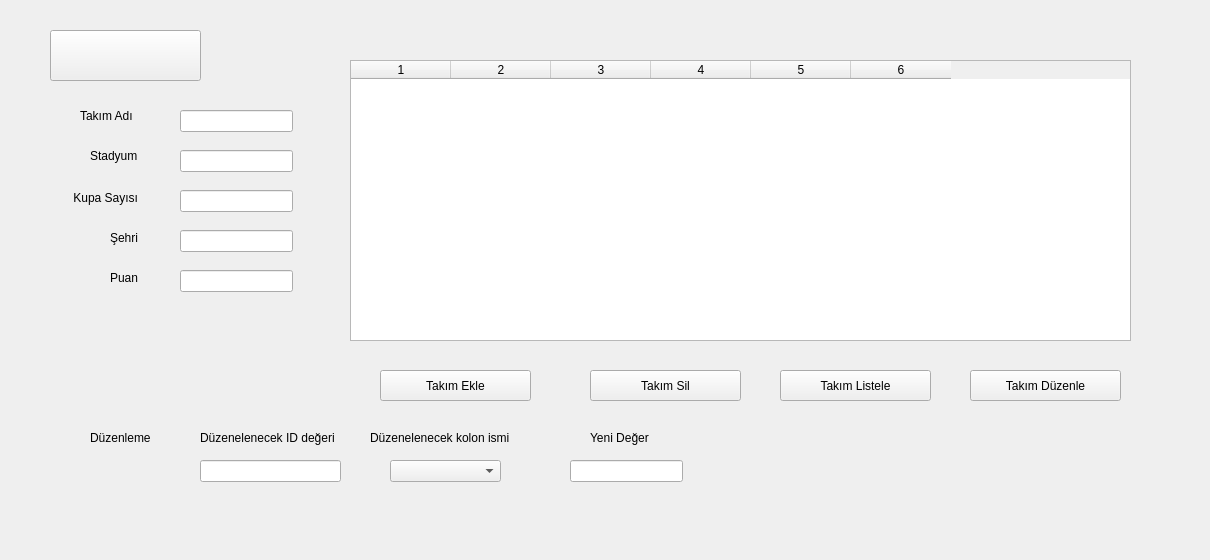
<?xml version="1.0" encoding="UTF-8"?>
<ui version="4.0">
 <class>Form</class>
 <widget class="QWidget" name="Form">
  <property name="geometry">
   <rect>
    <x>0</x>
    <y>0</y>
    <width>1210</width>
    <height>560</height>
   </rect>
  </property>
  <property name="windowTitle">
   <string>Form</string>
  </property>
  <widget class="QLabel" name="label">
   <property name="geometry">
    <rect>
     <x>80</x>
     <y>100</y>
     <width>61</width>
     <height>31</height>
    </rect>
   </property>
   <property name="text">
    <string>Takım Adı</string>
   </property>
  </widget>
  <widget class="QLabel" name="label_2">
   <property name="geometry">
    <rect>
     <x>90</x>
     <y>140</y>
     <width>51</width>
     <height>31</height>
    </rect>
   </property>
   <property name="text">
    <string>Stadyum</string>
   </property>
  </widget>
  <widget class="QLabel" name="label_3">
   <property name="geometry">
    <rect>
     <x>70</x>
     <y>190</y>
     <width>71</width>
     <height>16</height>
    </rect>
   </property>
   <property name="text">
    <string> Kupa Sayısı</string>
   </property>
  </widget>
  <widget class="QLabel" name="label_4">
   <property name="geometry">
    <rect>
     <x>110</x>
     <y>230</y>
     <width>41</width>
     <height>16</height>
    </rect>
   </property>
   <property name="text">
    <string>Şehri</string>
   </property>
  </widget>
  <widget class="QLabel" name="label_5">
   <property name="geometry">
    <rect>
     <x>110</x>
     <y>270</y>
     <width>55</width>
     <height>16</height>
    </rect>
   </property>
   <property name="text">
    <string>Puan</string>
   </property>
  </widget>
  <widget class="QLineEdit" name="lineEdit_takimadi">
   <property name="geometry">
    <rect>
     <x>180</x>
     <y>110</y>
     <width>113</width>
     <height>22</height>
    </rect>
   </property>
  </widget>
  <widget class="QLineEdit" name="lineEdit_stadyum">
   <property name="geometry">
    <rect>
     <x>180</x>
     <y>150</y>
     <width>113</width>
     <height>22</height>
    </rect>
   </property>
  </widget>
  <widget class="QLineEdit" name="lineEdit_kupasayisi">
   <property name="geometry">
    <rect>
     <x>180</x>
     <y>190</y>
     <width>113</width>
     <height>22</height>
    </rect>
   </property>
  </widget>
  <widget class="QLineEdit" name="lineEdit_sehri">
   <property name="geometry">
    <rect>
     <x>180</x>
     <y>230</y>
     <width>113</width>
     <height>22</height>
    </rect>
   </property>
  </widget>
  <widget class="QLineEdit" name="lineEdit_puan">
   <property name="geometry">
    <rect>
     <x>180</x>
     <y>270</y>
     <width>113</width>
     <height>22</height>
    </rect>
   </property>
  </widget>
  <widget class="QTableWidget" name="tableWidget">
   <property name="geometry">
    <rect>
     <x>350</x>
     <y>60</y>
     <width>781</width>
     <height>281</height>
    </rect>
   </property>
   <property name="columnCount">
    <number>6</number>
   </property>
   <column/>
   <column/>
   <column/>
   <column/>
   <column/>
   <column/>
  </widget>
  <widget class="QPushButton" name="pushButton_takimEkle">
   <property name="geometry">
    <rect>
     <x>380</x>
     <y>370</y>
     <width>151</width>
     <height>31</height>
    </rect>
   </property>
   <property name="text">
    <string>Takım Ekle</string>
   </property>
  </widget>
  <widget class="QPushButton" name="pushButton_takimsil">
   <property name="geometry">
    <rect>
     <x>590</x>
     <y>370</y>
     <width>151</width>
     <height>31</height>
    </rect>
   </property>
   <property name="text">
    <string>Takım Sil</string>
   </property>
  </widget>
  <widget class="QPushButton" name="pushButton_takimduzenle">
   <property name="geometry">
    <rect>
     <x>970</x>
     <y>370</y>
     <width>151</width>
     <height>31</height>
    </rect>
   </property>
   <property name="text">
    <string>Takım Düzenle</string>
   </property>
  </widget>
  <widget class="QPushButton" name="pushButton_takimlistele">
   <property name="geometry">
    <rect>
     <x>780</x>
     <y>370</y>
     <width>151</width>
     <height>31</height>
    </rect>
   </property>
   <property name="text">
    <string>Takım Listele</string>
   </property>
  </widget>
  <widget class="QLabel" name="label_6">
   <property name="geometry">
    <rect>
     <x>200</x>
     <y>430</y>
     <width>151</width>
     <height>16</height>
    </rect>
   </property>
   <property name="text">
    <string>Düzenelenecek ID değeri</string>
   </property>
  </widget>
  <widget class="QLabel" name="label_7">
   <property name="geometry">
    <rect>
     <x>90</x>
     <y>430</y>
     <width>71</width>
     <height>16</height>
    </rect>
   </property>
   <property name="text">
    <string>Düzenleme</string>
   </property>
  </widget>
  <widget class="QLineEdit" name="lineEdit_duzenlenenId">
   <property name="geometry">
    <rect>
     <x>200</x>
     <y>460</y>
     <width>141</width>
     <height>22</height>
    </rect>
   </property>
  </widget>
  <widget class="QComboBox" name="comboBox_duzenleme">
   <property name="geometry">
    <rect>
     <x>390</x>
     <y>460</y>
     <width>111</width>
     <height>22</height>
    </rect>
   </property>
   <property name="currentIndex">
    <number>-1</number>
   </property>
   <item>
    <property name="text">
     <string>Takım Adı</string>
    </property>
   </item>
   <item>
    <property name="text">
     <string>Stadyum</string>
    </property>
   </item>
   <item>
    <property name="text">
     <string>Kupa Sayısı</string>
    </property>
   </item>
   <item>
    <property name="text">
     <string>Şehri</string>
    </property>
   </item>
   <item>
    <property name="text">
     <string>Puan</string>
    </property>
   </item>
  </widget>
  <widget class="QLabel" name="label_8">
   <property name="geometry">
    <rect>
     <x>370</x>
     <y>430</y>
     <width>161</width>
     <height>16</height>
    </rect>
   </property>
   <property name="text">
    <string>Düzenelenecek kolon ismi</string>
   </property>
  </widget>
  <widget class="QLineEdit" name="lineEdit_duzenleme">
   <property name="geometry">
    <rect>
     <x>570</x>
     <y>460</y>
     <width>113</width>
     <height>22</height>
    </rect>
   </property>
  </widget>
  <widget class="QLabel" name="label_9">
   <property name="geometry">
    <rect>
     <x>590</x>
     <y>430</y>
     <width>71</width>
     <height>16</height>
    </rect>
   </property>
   <property name="text">
    <string>Yeni Değer</string>
   </property>
  </widget>
  <widget class="QPushButton" name="pushButton_back">
   <property name="geometry">
    <rect>
     <x>50</x>
     <y>30</y>
     <width>151</width>
     <height>51</height>
    </rect>
   </property>
   <property name="text">
    <string/>
   </property>
   <property name="icon">
    <iconset resource="icons.qrc">
     <normaloff>:/back/back.ico</normaloff>:/back/back.ico</iconset>
   </property>
  </widget>
 </widget>
 <resources>
  <include location="icons.qrc"/>
 </resources>
 <connections/>
</ui>
